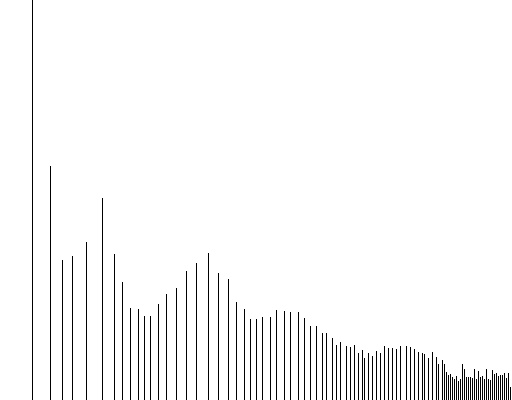
//> input picture Histogram Equalization and Matching/results/Histogram_equalization/Ex-3/equalized_histogarm.jpg, 512 x 400 px, given in place of mandril_color.jpg, which was not available
$ ./Histogram_matching   (built with g++ and OpenCV 4)
//> lines starting //> are read from the running program, lines starting //| are printed output that depends on the picture; after the words box and inside, x2 and y2 are one past the last pixel; in counts of white or black regions, pixels touching at a corner belong together; pictures that were not available may be replaced by others from this repository, and a replacement may not be noted
#include <bits/stdc++.h>
#include "opencv2/core/core.hpp"
#include "opencv2/highgui/highgui.hpp"
#include "opencv2/imgproc/imgproc.hpp"
#include "opencv2/imgcodecs.hpp"
using namespace cv;
using namespace std;

int flag = 0;

//user set variables of input and target image
char* input_name = "mandril_color.jpg";
char* target_name = "4.1.02.tiff";
char* result_name = "histogram_matched_mandril_color.jpg";
char* hist_final_name = "Final_matched_histogram_mandril_color.jpg";
char* hist_target_name = "Target_histogram_4.1.02.jpg";
char* hist_input_name = "Input_histogram_mandril_color.jpg";

void histwrite(vector<int> histogram, const char* name)
{
    int hist[256];
    for(int i = 0; i < 256; i++)
    {
        hist[i]=histogram[i];
    }
    // draw the histograms
    int hist_w = 512; int hist_h = 400;
    int bin_w = cvRound((double) hist_w/256);

    Mat histImage(hist_h, hist_w, CV_8UC1, Scalar(255, 255, 255));

    // find the maximum intensity element from histogram
    int max = hist[0];
    for(int i = 1; i < 256; i++){
        if(max < hist[i]){
            max = hist[i];
        }
    }

    // normalize the histogram between 0 and histImage.rows
    for(int i = 0; i < 256; i++)
    {
        hist[i] = ((double)hist[i]/max)*histImage.rows;
    }


    // draw the intensity line for histogram
    for(int i = 0; i < 256; i++)
    {
        line(histImage, Point(bin_w*(i), hist_h), Point(bin_w*(i), hist_h - hist[i]),Scalar(0,0,0), 1, 8, 0);
    }
    namedWindow(name, CV_WINDOW_AUTOSIZE);
    imshow(name, histImage);
    imwrite(name, histImage);
}

vector<double> cumm(Mat img)
{
    vector<int> hist(256,0);
    double size = img.rows*img.cols;

    //calculate histogram of given image
    for(int i=0;i<img.rows;i++)
    {
        for(int j=0;j<img.cols;j++)
        {
            hist[(int)img.at<uchar>(Point(i,j))]++;
        }
    }
    if(flag==2)
    {
        //when called 3rd time save matched histogram
        histwrite(hist,hist_final_name);
        flag = 0;
    }
    else if(flag==1)
    {
        //when called second time, save target histogram
        histwrite(hist,hist_target_name);
        flag = 2;
    }
    else
    {
        //when called first time same input histogram
        histwrite(hist,hist_input_name);
        flag=1;
    }

    int curri = 0;

    //find cumulative normalized histogram
    vector<double> nor_hist(256, 0.0);
    for(int i=0;i<256;i++)
    {
        curri+=hist[i];
        hist[i] = curri;
        nor_hist[i] = double(hist[i])/size;
    }


    return nor_hist;

}

Mat hist_match_channel(Mat input_img, Mat target_img)
{
    //find normalized cumulative histogram of input image
    vector<double> G = cumm(input_img);
    //find normalized cumulative histogram of target image
    vector<double> H = cumm(target_img);

    vector<int> M(256,0);

    int prev = 0;
    int j;
    //equate both cumulative histogram to its nearest one to find the gray level mapping
    for(int i=0;i<256;i++)
    {
        double diff = abs(H[prev]-G[i]);
        for(j=prev+1;j<256;j++)
        {
            if(diff<=abs(H[j]-G[i]))
            {
                diff = abs(H[j]-G[i]);
                prev = j;
            }
            else
            {
                M[i] = prev;
                break;
            }
        }
        if(j==256)
        {
            M[i] = 255;
        }
    }

    //replace prev graylevel value to its new gray level using mapping found above
    Mat out_img = input_img;
    for(int i=0;i<input_img.rows;i++)
    {
        for(int j=0;j<input_img.cols;j++)
        {
            out_img.at<uchar>(Point(j,i)) = M[(int)input_img.at<uchar>(Point(j,i))];
        }
    }

    //find final matched histogram
    G = cumm(out_img);

    //return final output image
    return out_img;

}

void hist_match()
{
    //read input and target image and display it
    Mat input_img = imread(input_name, IMREAD_UNCHANGED);
//> input_img is the input picture: 400 rows x 512 cols, CV_8UC1; min 0, max 255, mean 247
    Mat target_img =  imread(target_name,IMREAD_UNCHANGED);
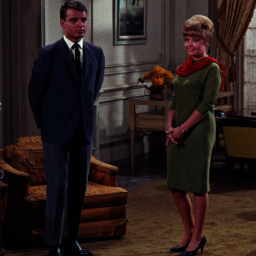
//> input picture Histogram Equalization and Matching/results/Histogram_equalization/Ex-3/4.1.02.tiff, 256 x 256 px
//> target_img is the input picture: 256 rows x 256 cols, CV_8UC3; mean B, G, R 27.5, 30.1, 42.1

    namedWindow("Input Image", CV_WINDOW_AUTOSIZE);
    imshow("Input Image", input_img);

    namedWindow("Target Image", CV_WINDOW_AUTOSIZE);
    imshow("Target Image", target_img);


    Mat out_img;

    if(target_img.channels()==3)
    {
        //if target is colour use Y channel histogram for matching
        Mat ycrcb_target;
        cvtColor(target_img, ycrcb_target,COLOR_BGR2YCrCb);
//> ycrcb_target: 256 rows x 256 cols, CV_8UC3; mean of channels 0, 1, 2 33.4, 134.2, 124.7
        vector<Mat> channels_target;
        split(ycrcb_target,channels_target);
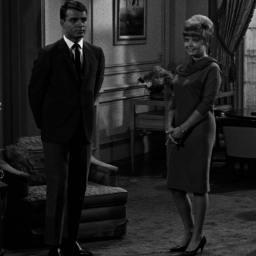
//> channels_target[0]: 256 rows x 256 cols, CV_8UC1; min 1, max 244, mean 33.4
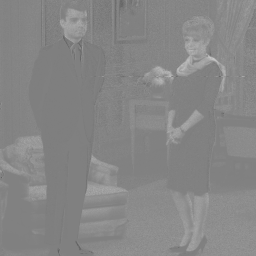
//> channels_target[1]: 256 rows x 256 cols, CV_8UC1; min 95, max 199, mean 134.2
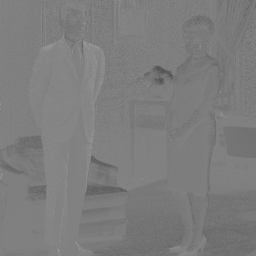
//> channels_target[2]: 256 rows x 256 cols, CV_8UC1; min 78, max 156, mean 124.7

        if(input_img.channels()==3)
        {
            //if input is colour, use Y channel histogram to match to target histogram
            cout << "target color, input color" << endl;
            Mat ycrcb_input;
            cvtColor(input_img, ycrcb_input,COLOR_BGR2YCrCb);
            vector<Mat> channels_input;
            split(ycrcb_input,channels_input);
            channels_input[0] = hist_match_channel(channels_input[0],channels_target[0]);
            merge(channels_input,ycrcb_input);
            cvtColor(ycrcb_input,out_img,COLOR_YCrCb2BGR);
        }
        else
        {
            //if input is grayscale, use the image directly
            cout << "target color, input grayscale" << endl;
            out_img = hist_match_channel(input_img,channels_target[0]);
//> after the loop in cumm, `for(int i=0;i<img.rows;i++)`: hist = 256 values, max 153382 at index 255, min 0 at index 45, mean 800
//> in histwrite, `int max = hist[0];`: max = 47989
//> the loop in histwrite, `for(int i = 1; i < 256; i++)` made 255 passes
//> max on pass 255: 153382
//> after the loop in histwrite, `for(int i = 1; i < 256; i++)`: max = 153382
//> after the loop in histwrite, `for(int i = 0; i < 256; i++)`: hist = 256 values, max 400 at index 255, min 0 at index 1, mean 2.06
//> after the loop in histwrite, `for(int i = 0; i < 256; i++)`:
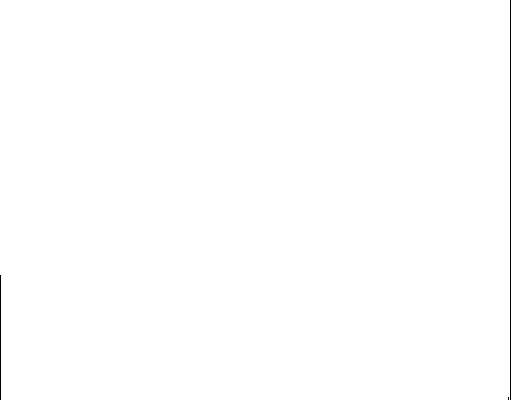
//> histImage: 400 rows x 512 cols, CV_8UC1; 99.7% white; black in thin lines or dots
//> the loop in cumm, `for(int i=0;i<256;i++)` made 256 passes
//> curri on passes 1 to 3: 47989, 48123, 48237
//> after the loop in cumm, `for(int i=0;i<256;i++)`: curri = 204800; hist = 256 values from 47989 to 204800; nor_hist = 256 values from 0.234 to 1
//> call 2 of histwrite, with name = "Target_histogram_4.1.02.jpg"
//> after the loop in histwrite (call 2), `for(int i = 0; i < 256; i++)`: hist = 256 values, max 4076 at index 1, min 0 at index 0, mean 256
//> in histwrite (call 2), `int max = hist[0];`: max = 0
//> the loop in histwrite (call 2), `for(int i = 1; i < 256; i++)` made 255 passes
//> max on pass 1: 4076
//> after the loop in histwrite (call 2), `for(int i = 1; i < 256; i++)`: max = 4076
//> after the loop in histwrite (call 2), `for(int i = 0; i < 256; i++)`: hist = 256 values, max 400 at index 1, min 0 at index 0, mean 24.77
//> after the loop in histwrite (call 2), `for(int i = 0; i < 256; i++)`:
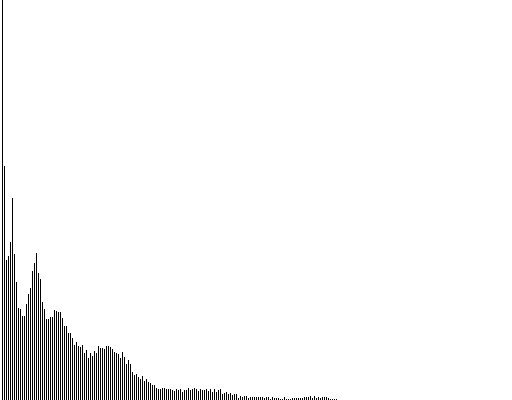
//> histImage: 400 rows x 512 cols, CV_8UC1; 96.9% white; black in thin lines or dots, all inside (x1, y1, x2, y2) = (2, 0, 337, 400)
//> the loop in cumm (call 2), `for(int i=0;i<256;i++)` made 256 passes
//> curri on passes 1 to 3: 0, 4076, 6467
//> in hist_match_channel, `vector<double> H = cumm(target_img);`: H = 256 values from 0 to 1
//> the loop in hist_match_channel, `for(int i=0;i<256;i++)` made 256 passes
//> diff on passes 1 to 3: 0.234, 0.235, 0.236
//> after the loop in hist_match_channel, `for(int i=0;i<256;i++)`: prev = 0
//> after the loop in hist_match_channel, `for(int i=0;i<input_img.rows;i++)`: out_img: 400 rows x 512 cols, CV_8UC1; every value is 0
//> after the loop in histwrite (call 3), `for(int i = 0; i < 256; i++)`: hist = 256 values, max 203085 at index 0, min 0 at index 45, mean 800
//> in histwrite (call 3), `int max = hist[0];`: max = 203085
//> after the loop in histwrite (call 3), `for(int i = 0; i < 256; i++)`: hist = 256 values, max 400 at index 0, min 0 at index 1, mean 1.56
//> after the loop in histwrite (call 3), `for(int i = 0; i < 256; i++)`:
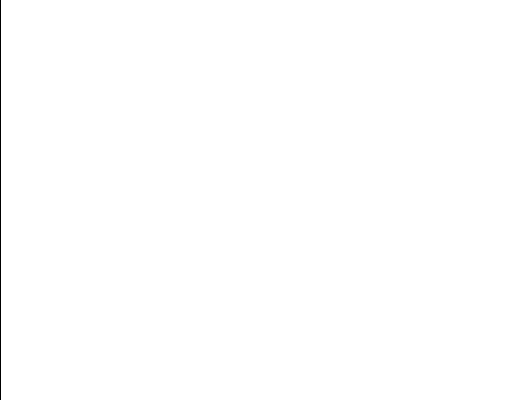
//> histImage: 400 rows x 512 cols, CV_8UC1; 99.8% white; black in thin lines or dots, all inside (x1, y1, x2, y2) = (0, 0, 1, 400)
//> in hist_match_channel, `G = cumm(out_img);`: G = 256 values from 0.992 to 1

        }

    }
    else
    {
        if(input_img.channels()==3)
        {
            //if input is colour, and target is grayscale
            //use Y channel histogram of input to match to target histogram
            cout << "target grayscale, input color" << endl;
            Mat ycrcb_input;
            cvtColor(input_img, ycrcb_input,COLOR_BGR2YCrCb);
            vector<Mat> channels_input;
            split(ycrcb_input,channels_input);
            channels_input[0] = hist_match_channel(channels_input[0],target_img);
            merge(channels_input,ycrcb_input);
            cvtColor(ycrcb_input,out_img,COLOR_YCrCb2BGR);
        }
        else
        {
            //if both are grayscale, use the images directly
            cout << "target grayscale, input grayscale" << endl;
            out_img = hist_match_channel(input_img,target_img);

        }

    }

    //display and save final output image
    namedWindow("Output Image", CV_WINDOW_AUTOSIZE);
    imshow("Output Image", out_img);
    imwrite(result_name,out_img);

    //wait for user to press ESC to distroy all windows and exit code
    waitKey();
    return ;
}

int main()
{
    hist_match();
    return 0;
}
